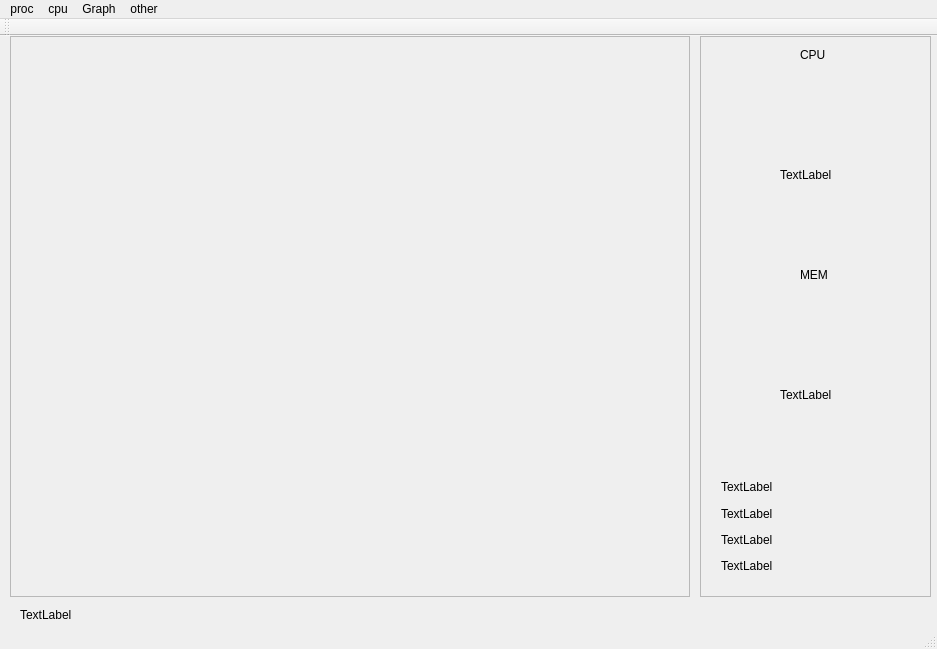
<?xml version="1.0" encoding="UTF-8"?>
<ui version="4.0">
 <class>MainWindow</class>
 <widget class="QMainWindow" name="MainWindow">
  <property name="geometry">
   <rect>
    <x>0</x>
    <y>0</y>
    <width>937</width>
    <height>649</height>
   </rect>
  </property>
  <property name="windowTitle">
   <string>MainWindow</string>
  </property>
  <widget class="QWidget" name="centralWidget">
   <widget class="QFrame" name="procframe">
    <property name="geometry">
     <rect>
      <x>10</x>
      <y>0</y>
      <width>680</width>
      <height>561</height>
     </rect>
    </property>
    <property name="frameShape">
     <enum>QFrame::StyledPanel</enum>
    </property>
    <property name="frameShadow">
     <enum>QFrame::Raised</enum>
    </property>
   </widget>
   <widget class="QFrame" name="stateframe">
    <property name="geometry">
     <rect>
      <x>700</x>
      <y>0</y>
      <width>231</width>
      <height>561</height>
     </rect>
    </property>
    <property name="frameShape">
     <enum>QFrame::StyledPanel</enum>
    </property>
    <property name="frameShadow">
     <enum>QFrame::Raised</enum>
    </property>
    <widget class="QWidget" name="verticalLayoutWidget">
     <property name="geometry">
      <rect>
       <x>10</x>
       <y>430</y>
       <width>211</width>
       <height>121</height>
      </rect>
     </property>
     <layout class="QVBoxLayout" name="verticalLayout">
      <item>
       <widget class="QLabel" name="hostnamelabel">
        <property name="text">
         <string>TextLabel</string>
        </property>
       </widget>
      </item>
      <item>
       <widget class="QLabel" name="activateTimelabel">
        <property name="text">
         <string>TextLabel</string>
        </property>
       </widget>
      </item>
      <item>
       <widget class="QLabel" name="RunTimelabel">
        <property name="text">
         <string>TextLabel</string>
        </property>
       </widget>
      </item>
      <item>
       <widget class="QLabel" name="CurrentTimelabel">
        <property name="text">
         <string>TextLabel</string>
        </property>
       </widget>
      </item>
     </layout>
    </widget>
    <widget class="QLabel" name="label">
     <property name="geometry">
      <rect>
       <x>100</x>
       <y>10</y>
       <width>41</width>
       <height>17</height>
      </rect>
     </property>
     <property name="text">
      <string>CPU</string>
     </property>
    </widget>
    <widget class="QLabel" name="Label2">
     <property name="geometry">
      <rect>
       <x>100</x>
       <y>230</y>
       <width>41</width>
       <height>17</height>
      </rect>
     </property>
     <property name="text">
      <string>MEM</string>
     </property>
    </widget>
    <widget class="QLabel" name="cpuphereLabel">
     <property name="geometry">
      <rect>
       <x>80</x>
       <y>130</y>
       <width>67</width>
       <height>17</height>
      </rect>
     </property>
     <property name="text">
      <string>TextLabel</string>
     </property>
    </widget>
    <widget class="QLabel" name="memphereLabel">
     <property name="geometry">
      <rect>
       <x>80</x>
       <y>350</y>
       <width>67</width>
       <height>17</height>
      </rect>
     </property>
     <property name="text">
      <string>TextLabel</string>
     </property>
    </widget>
   </widget>
   <widget class="QLabel" name="Oslabel">
    <property name="geometry">
     <rect>
      <x>20</x>
      <y>570</y>
      <width>341</width>
      <height>17</height>
     </rect>
    </property>
    <property name="text">
     <string>TextLabel</string>
    </property>
   </widget>
  </widget>
  <widget class="QMenuBar" name="menuBar">
   <property name="geometry">
    <rect>
     <x>0</x>
     <y>0</y>
     <width>937</width>
     <height>22</height>
    </rect>
   </property>
   <widget class="QMenu" name="menuproc">
    <property name="title">
     <string>proc</string>
    </property>
    <addaction name="actionshow_ps"/>
   </widget>
   <widget class="QMenu" name="menucpu">
    <property name="title">
     <string>cpu</string>
    </property>
    <addaction name="actioninfo"/>
   </widget>
   <widget class="QMenu" name="menuswap">
    <property name="title">
     <string>Graph</string>
    </property>
    <addaction name="action_Graph"/>
   </widget>
   <widget class="QMenu" name="menuother">
    <property name="title">
     <string>other</string>
    </property>
    <addaction name="NewProgressaction"/>
    <addaction name="PowerOffaction"/>
   </widget>
   <addaction name="menuproc"/>
   <addaction name="menucpu"/>
   <addaction name="menuswap"/>
   <addaction name="menuother"/>
  </widget>
  <widget class="QToolBar" name="mainToolBar">
   <attribute name="toolBarArea">
    <enum>TopToolBarArea</enum>
   </attribute>
   <attribute name="toolBarBreak">
    <bool>false</bool>
   </attribute>
  </widget>
  <widget class="QStatusBar" name="statusBar"/>
  <action name="actioninfo">
   <property name="text">
    <string>info</string>
   </property>
  </action>
  <action name="actioncpu">
   <property name="text">
    <string>cpu使用率的图形化显示</string>
   </property>
  </action>
  <action name="action_Graph">
   <property name="text">
    <string>使用率的图形化显示</string>
   </property>
  </action>
  <action name="NewProgressaction">
   <property name="text">
    <string>用新进程运行一个其他程序</string>
   </property>
  </action>
  <action name="PowerOffaction">
   <property name="text">
    <string>关机功能</string>
   </property>
  </action>
  <action name="actionshow_ps">
   <property name="text">
    <string>show ps</string>
   </property>
  </action>
 </widget>
 <layoutdefault spacing="6" margin="11"/>
 <resources/>
 <connections/>
</ui>
